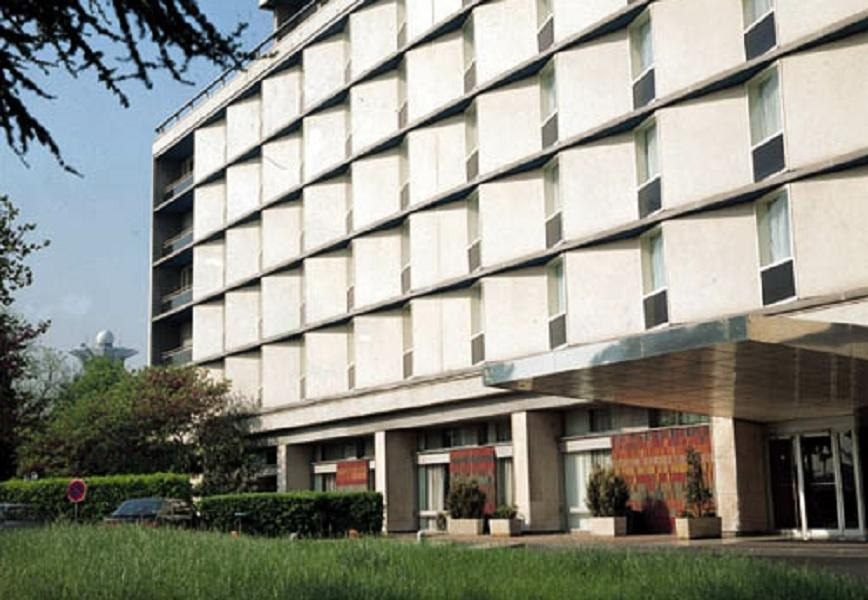
#> input picture data/building.jpg, 868 x 600 px
$ jupyter execute lab04_gradients_canny_morphology.ipynb   (older library calls are emulated)
#> lines starting #> are read from the running program, lines starting #| are printed output that depends on the picture
# Лабораторная работа №4. Градиент, Laplacian, Canny и морфология

Условие — в [методичке](CSE5382_15_лабораторных_работ_математические_методы_in_CV.md), раздел «Лабораторная работа №4».

**Данные.** `data/building.jpg` (пример OpenCV) для градиентов и Canny; бинарная маска с мелким шумом генерируется в ноутбуке.

## 1. О чём эта работа

### Знакомый пример

Обведите карандашом контуры предметов на фотографии. Вы проводите линию там, где цвет резко меняется: край стола на фоне стены, оконная рама на фоне неба. Там, где цвет меняется плавно (тень на стене), линию вы не проводите. Детектор границ делает то же самое — ищет места резкого изменения яркости.

### Основная идея

«Насколько быстро меняется яркость» — это **производная**. В школьной физике скорость — производная пути по времени; здесь вместо времени координата пикселя. Картинка двумерная, поэтому производных две: по горизонтали и по вертикали. Вместе они образуют стрелку — **градиент**: она показывает, в какую сторону яркость растёт быстрее всего, а её длина — насколько быстро.

### Понятия

- **Производная по $x$**, $I_x$ — разность яркостей соседних пикселей по горизонтали. У пикселей нет «бесконечно малого шага», поэтому используют **центральную разность**: $I_x\approx\frac{I[x+1]-I[x-1]}{2}$ — правый сосед минус левый, делённые на расстояние между ними (2 пикселя).
- **Градиент** $\nabla I=(I_x,I_y)$ — вектор из двух производных. Направлен поперёк границы, от тёмного к светлому.
- **Magnitude** $|\nabla I|$ — длина градиента, «сила границы».
- **Orientation** $\theta$ — угол градиента.
- **Вторая производная** — производная от производной: показывает, как меняется само изменение. **Лапласиан** $\nabla^2I=I_{xx}+I_{yy}$ — сумма вторых производных по обеим осям. На границе первая производная имеет максимум, а вторая проходит через ноль.
- **Canny** — алгоритм из четырёх шагов: сгладить → найти градиент → оставить в каждой «гряде» только гребень (**non-maximum suppression**, утоньшение до 1 пикселя) → оставить сильные границы и те слабые, что с ними соединены (**гистерезис** с двумя порогами: `high` — «точно граница», `low` — «возможно, граница»).
- **Бинарная маска** — картинка из нулей и единиц: «объект / фон».
- **Морфология** — операции над формой областей маски. **Structuring element** — маленький шаблон (у нас квадрат 3×3), которым «ощупывают» маску.
  - **Erosion** (эрозия): пиксель остаётся 1, только если шаблон целиком помещается в объект. Объекты худеют на слой, мелкие точки исчезают.
  - **Dilation** (дилатация): пиксель становится 1, если шаблон хоть краем задевает объект. Объекты толстеют.

### Формулы

$$|\nabla I|=\sqrt{I_x^2+I_y^2},\qquad \theta=\mathrm{atan2}(I_y,\,I_x),\qquad \nabla^2I=I_{xx}+I_{yy}$$

`atan2(y, x)` — арктангенс, который смотрит на знаки обоих аргументов и возвращает угол в полном диапазоне от −180° до 180°.

[cell 1]
import cv2
import numpy as np
import sympy as sp
import matplotlib.pyplot as plt

np.set_printoptions(precision=4, suppress=True)
plt.rcParams.update({"figure.dpi": 80, "image.cmap": "gray"})

IMAGE_PATH = "data/building.jpg"
CANNY_PAIRS = [(20, 60), (50, 150), (100, 200), (150, 300)]
rng = np.random.default_rng(0)

## 2. Вопрос 1 — magnitude и угол

> Для Gx=160, Gy=80 найдите magnitude и угол градиента.

**Magnitude** — гипотенуза прямоугольного треугольника с катетами 160 и 80:

$$|G|=\sqrt{160^2+80^2}=\sqrt{25600+6400}=\sqrt{32000}\approx178.89$$

Можно вынести общий множитель: $80\sqrt{2^2+1^2}=80\sqrt5\approx178.89$.

**Угол:** $\theta=\mathrm{atan2}(80,160)=\arctan(0.5)\approx26.565°$.

**Смысл.** По горизонтали яркость меняется вдвое быстрее, чем по вертикали, поэтому стрелка градиента наклонена к горизонтали всего на 26.6°. Граница перпендикулярна градиенту — она идёт под углом ≈116.6°, то есть почти вертикально с небольшим наклоном.

[cell 2]
Gx, Gy = 160.0, 80.0
print("|G| =", round(np.hypot(Gx, Gy), 3), " = 80·√5 =", round(80 * np.sqrt(5), 3))
print("θ   =", round(np.degrees(np.arctan2(Gy, Gx)), 3), "°")
print("направление границы:", round(np.degrees(np.arctan2(Gy, Gx)) + 90, 3), "°")
print("\nпочему atan2, а не arctan(Gy/Gx):")
for gx, gy in [(160, 80), (-160, -80), (-160, 80), (0, 80)]:
    naive = np.degrees(np.arctan(gy / gx)) if gx != 0 else float("nan")
    print(f"  G=({gx:5},{gy:4}): arctan(Gy/Gx) = {naive:8.3f}°   atan2 = {np.degrees(np.arctan2(gy, gx)):8.3f}°")

**Итог вопроса 1:** $|G|\approx178.89$, $\theta\approx26.57°$.

Таблица выше — к первому вопросу защиты: градиенты (160, 80) и (−160, −80) направлены в противоположные стороны, но отношение $G_y/G_x$ у них одинаковое, и `arctan` их не различает. При $G_x=0$ деление вообще невозможно.

## 3. Вопрос 2 — градиент и лапласиан функции

> Для $I(x,y)=3x^2+2xy+4y^2$ найдите ∇I и ∇²I. Объясните, почему вторая производная сильнее усиливает шум.

**Правило.** Частная производная по $x$ считается так, будто $y$ — обычное число.

**Первые производные:**

- $I_x$: от $3x^2$ получаем $6x$; от $2xy$ — $2y$ (здесь $y$ — коэффициент при $x$); от $4y^2$ — 0 (нет $x$). Итого $I_x=6x+2y$.
- $I_y$: от $3x^2$ — 0; от $2xy$ — $2x$; от $4y^2$ — $8y$. Итого $I_y=2x+8y$.

$$\nabla I=(6x+2y,\ 2x+8y)$$

**Вторые производные:** $I_{xx}=\partial(6x+2y)/\partial x=6$, $I_{yy}=\partial(2x+8y)/\partial y=8$.

$$\nabla^2I=6+8=14$$

**Смысл.** Функция — «чаша» (параболоид). Градиент в разных точках разный и указывает от дна чаши наружу. Лапласиан постоянен и положителен: чаша везде одинаково выпукла вниз.

**Почему вторая производная сильнее усиливает шум.** Возьмём самый быстрый шум — чередование $+\varepsilon,-\varepsilon,+\varepsilon,\dots$ Первая разность соседей $(x[n+1]-x[n])$ даёт $\pm2\varepsilon$ — шум удвоился. Вторая разность $(x[n+1]-2x[n]+x[n-1])$ даёт $\pm4\varepsilon$ — учетверился. В общем виде: производная волны $\sin(\omega x)$ равна $\omega\cos(\omega x)$ — амплитуда умножилась на частоту $\omega$; вторая производная умножает на $\omega^2$. Шум — это высокие частоты (большие $\omega$), а полезный сигнал в основном низкие, поэтому каждое дифференцирование ухудшает отношение сигнал/шум, и второе — ещё сильнее.

[cell 3]
x, y = sp.symbols("x y")
I_sym = 3 * x ** 2 + 2 * x * y + 4 * y ** 2
Ix_s, Iy_s = sp.diff(I_sym, x), sp.diff(I_sym, y)
print("I_x =", Ix_s, "   I_y =", Iy_s)
print("I_xx =", sp.diff(I_sym, x, 2), "  I_yy =", sp.diff(I_sym, y, 2), "  ∇²I =", sp.diff(I_sym, x, 2) + sp.diff(I_sym, y, 2))

# численная проверка тем же способом, которым будем считать производные изображения
xs, ys = np.meshgrid(np.arange(-5, 6, dtype=float), np.arange(-5, 6, dtype=float))
F = 3 * xs ** 2 + 2 * xs * ys + 4 * ys ** 2
Fx = (F[:, 2:] - F[:, :-2]) / 2
lap = F[1:-1, 2:] + F[1:-1, :-2] + F[2:, 1:-1] + F[:-2, 1:-1] - 4 * F[1:-1, 1:-1]
print("центральная разность I_x совпадает с 6x+2y:", np.allclose(Fx, (6 * xs + 2 * ys)[:, 1:-1]))
print("дискретный лапласиан во всех точках:", np.unique(lap))

# усиление шума: чистый белый шум σ=1 через первую и вторую разность
noise = rng.normal(0, 1, (400, 400))
d1 = (noise[:, 2:] - noise[:, :-2]) / 2
d2 = noise[1:-1, 2:] + noise[1:-1, :-2] + noise[2:, 1:-1] + noise[:-2, 1:-1] - 4 * noise[1:-1, 1:-1]
print(f"\nstd шума на входе 1.00 → после центральной разности {d1.std():.3f} (теория √(1/2)={np.sqrt(0.5):.3f})")
print(f"                      → после лапласиана        {d2.std():.3f} (теория √20={np.sqrt(20):.3f})")

**Итог вопроса 2:** $\nabla I=(6x+2y,\ 2x+8y)$, $\nabla^2I=14$.

Последние две строки вывода: шум с $\sigma=1$ после центральной разности стал даже слабее (0.71 — это разность двух отсчётов, делённая на 2), а после лапласиана — в 4.5 раза сильнее. Теоретические значения получаются из суммы квадратов коэффициентов ядра: для $[-\frac12,0,\frac12]$ это $\frac14+\frac14=\frac12$, для лапласиана $1+1+1+1+16=20$.

## 4. Задание 3 — код и эксперимент

### Шаги 1–3. Grayscale float, центральные разности, magnitude и orientation

В массиве изображения первый индекс — строка (ось $y$, вниз), второй — столбец (ось $x$, вправо). Поэтому $I_x$ — разность вдоль второго индекса. На крайних столбцах и строках у пикселя нет одного из соседей, там оставляем нули.

[cell 4]
gray = cv2.imread(IMAGE_PATH, cv2.IMREAD_GRAYSCALE).astype(np.float64)
print("shape:", gray.shape, "dtype:", gray.dtype)
#| shape: (600, 868) dtype: float64

Ix = np.zeros_like(gray)
Iy = np.zeros_like(gray)
Ix[:, 1:-1] = (gray[:, 2:] - gray[:, :-2]) / 2.0     # правый сосед минус левый
Iy[1:-1, :] = (gray[2:, :] - gray[:-2, :]) / 2.0     # нижний сосед минус верхний
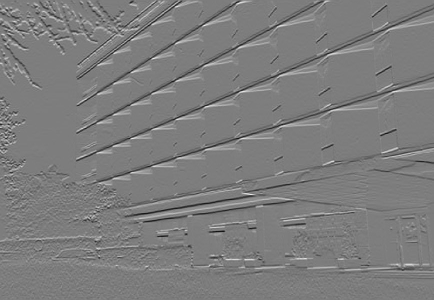
#> Iy: shape (600, 868) float64 (shown at 1/2 size); min -93, max 96, mean -0.2; drawn with min black and max white
mag = np.hypot(Ix, Iy)
ang = np.arctan2(Iy, Ix)
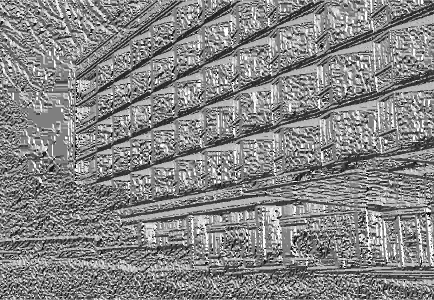
#> ang: shape (600, 868) float64 (shown at 1/2 size); min -3.14, max 3.14, mean 0.162; drawn with min black and max white

print("диапазон Ix:", Ix.min(), Ix.max(), "  максимум magnitude:", round(mag.max(), 2))
#| диапазон Ix: -94.0 96.5   максимум magnitude: 105.12

fig, ax = plt.subplots(1, 4, figsize=(17, 3.6))
ax[0].imshow(gray); ax[0].set_title("Исходное")
ax[1].imshow(Ix, cmap="seismic", vmin=-80, vmax=80); ax[1].set_title("Ix: вертикальные границы")
ax[2].imshow(Iy, cmap="seismic", vmin=-80, vmax=80); ax[2].set_title("Iy: горизонтальные границы")
ax[3].imshow(mag, vmax=80); ax[3].set_title("Magnitude")
for a in ax: a.axis("off")
plt.tight_layout(); plt.show()

# ориентация имеет смысл только там, где градиент заметен
strong = mag > 30
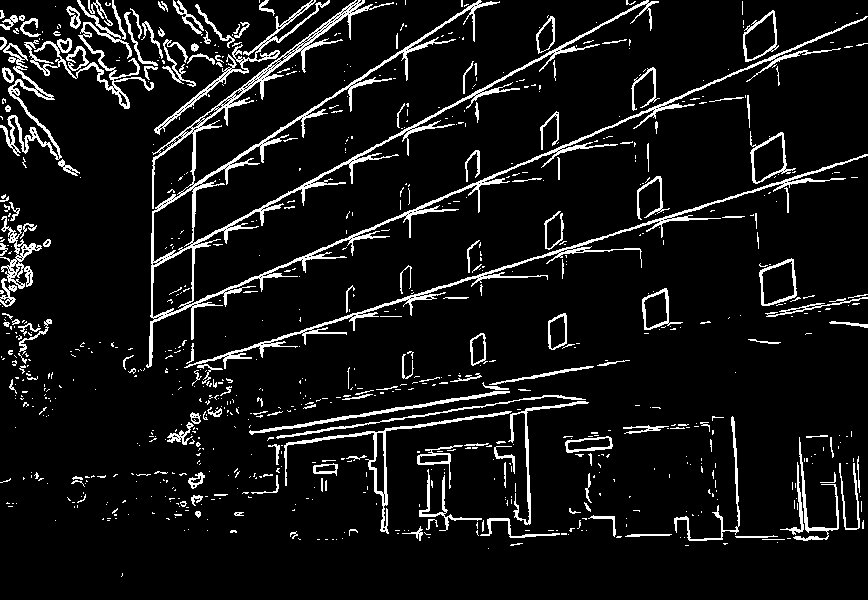
#> strong: shape (600, 868) bool; 8.2% white in thin lines or dots
plt.figure(figsize=(6, 3))
plt.hist(np.degrees(ang[strong]), bins=72, color="gray")
plt.title("Ориентация градиента на сильных границах"); plt.xlabel("θ, градусы"); plt.ylabel("число пикселей"); plt.show()

На гистограмме ориентаций пики около 0°/±180° и ±90°: у здания почти все границы вертикальные и горизонтальные, значит градиенты — горизонтальные и вертикальные.

### Шаг 4. Сравнение с `cv2.Sobel`

Ядро Собеля для $I_x$:

$$\begin{bmatrix}-1&0&1\\-2&0&2\\-1&0&1\end{bmatrix}=\begin{bmatrix}1\\2\\1\end{bmatrix}\cdot\begin{bmatrix}-1&0&1\end{bmatrix}$$

Оно сепарабельно (см. лабораторную 3): строка $[-1,0,1]$ — это наша центральная разность без деления на 2, столбец $[1,2,1]$ — сглаживание поперёк. Поэтому:

- Собель в **8 раз больше** по масштабу ($2\times4$): разность без деления на 2 и сумма весов сглаживания 4;
- Собель равен центральной разности, сглаженной по вертикали ядром $[1,2,1]/4$, умноженной на 8.

Проверим обе вещи на внутренней области (без граничных пикселей).

[cell 5]
sob_x = cv2.Sobel(gray, cv2.CV_64F, 1, 0, ksize=3)
sob_y = cv2.Sobel(gray, cv2.CV_64F, 0, 1, ksize=3)
inner = (slice(2, -2), slice(2, -2))

def compare(a, b, name):
#> called with name = 'Ix (центр. разность) vs Sobel/8'
    d = np.abs(a[inner] - b[inner])
    print(f"{name:52}: MAE = {d.mean():8.4f}, max = {d.max():8.4f}, корреляция = {np.corrcoef(a[inner].ravel(), b[inner].ravel())[0, 1]:.4f}")
#| Ix (центр. разность) vs Sobel/8                     : MAE =   0.6296, max =  25.5000, корреляция = 0.9943

compare(Ix, sob_x / 8, "Ix (центр. разность) vs Sobel/8")
compare(Iy, sob_y / 8, "Iy (центр. разность) vs Sobel/8")
#| Iy (центр. разность) vs Sobel/8                     : MAE =   0.5610, max =  29.0000, корреляция = 0.9968

# сглаживаем свою производную поперёк направления дифференцирования → должен получиться Sobel/8 точно
Ix_s = np.zeros_like(Ix); Ix_s[1:-1] = (Ix[:-2] + 2 * Ix[1:-1] + Ix[2:]) / 4
Iy_s = np.zeros_like(Iy); Iy_s[:, 1:-1] = (Iy[:, :-2] + 2 * Iy[:, 1:-1] + Iy[:, 2:]) / 4
compare(Ix_s, sob_x / 8, "Ix, сглаженная [1,2,1]/4 по вертикали vs Sobel/8")
#| Ix, сглаженная [1,2,1]/4 по вертикали vs Sobel/8    : MAE =   0.0000, max =   0.0000, корреляция = 1.0000
#| Iy, сглаженная [1,2,1]/4 по горизонтали vs Sobel/8  : MAE =   0.0000, max =   0.0000, корреляция = 1.0000
compare(Iy_s, sob_y / 8, "Iy, сглаженная [1,2,1]/4 по горизонтали vs Sobel/8")

Несглаженная центральная разность отличается от Собеля на несколько уровней яркости, но корреляция близка к 1: это одна и та же производная, только Собель дополнительно усредняет три соседние строки и тем самым подавляет шум. После того же сглаживания совпадение точное.

### Шаги 5–6. Canny с разными порогами

Для каждой пары порогов считаем долю edge-пикселей и число **связных компонент** — отдельных кусков границы (пиксели считаются соединёнными, если касаются стороной или углом). Много коротких компонент — признак шума или разорванных контуров.

[cell 6]
gray_u8 = gray.astype(np.uint8)
canny_res = {}
print(f"{'Canny low':>10}{'Canny high':>12}{'Edge pixels, %':>16}{'Components':>12}{'Средняя длина, px':>20}")
for lo, hi in CANNY_PAIRS:
    e = cv2.Canny(gray_u8, lo, hi)
    n_comp = cv2.connectedComponents(e, connectivity=8)[0] - 1      # минус фон
    pct = 100 * (e > 0).mean()
    canny_res[(lo, hi)] = e
    print(f"{lo:10d}{hi:12d}{pct:16.2f}{n_comp:12d}{(e > 0).sum() / n_comp:20.1f}")
#> this loop made 4 passes
#> (n_comp, pct) on passes 1 to 4: (3240, 18.81), (1049, 11.71), (814, 8.25), (437, 5.64)
#> (printed output is left out)
#> pass 1, `e = cv2.Canny(gray_u8, lo, hi)`:
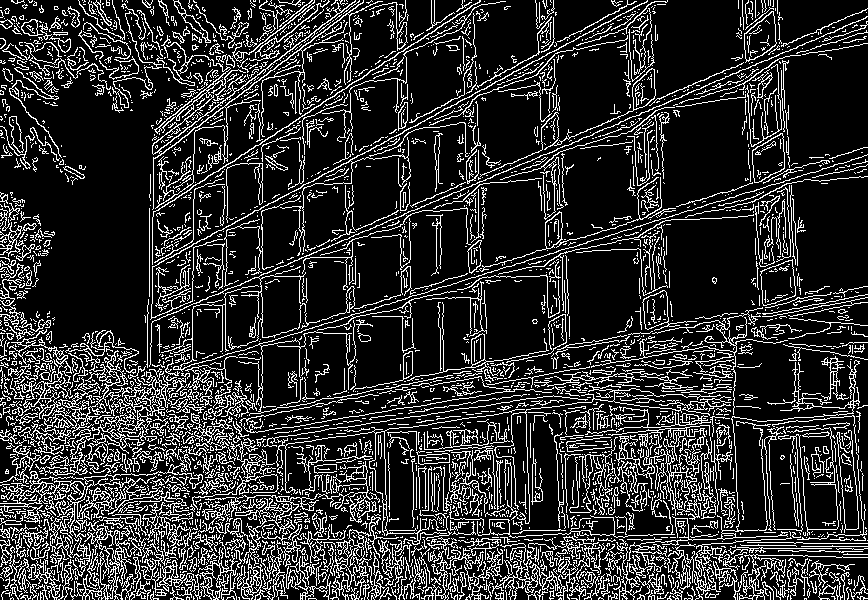
#> e: shape (600, 868); 18.8% white in thin lines or dots
#> after the loop:
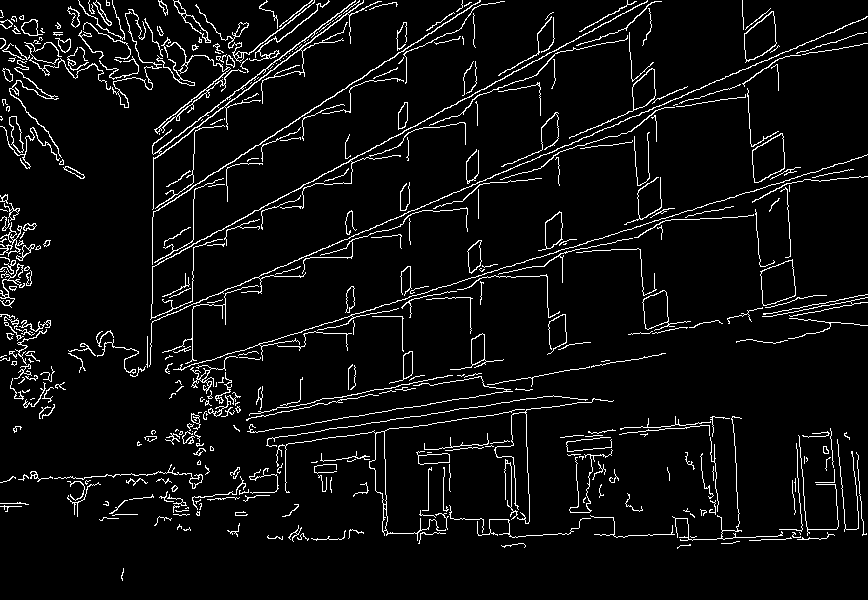
#> e: shape (600, 868); 5.6% white in thin lines or dots
#> after the loop, canny_res = 4 items

fig, ax = plt.subplots(1, 4, figsize=(17, 3.4))
for a, ((lo, hi), e) in zip(ax, canny_res.items()):
    a.imshow(e); a.set_title(f"Canny {lo}/{hi}"); a.axis("off")
#> this loop made 4 passes
#> (lo, hi) on passes 1 to 4: (20, 60), (50, 150), (100, 200), (150, 300)
plt.tight_layout(); plt.show()

### Шаги 7–9. Бинарная маска с шумом и собственная эрозия

Маска: два крупных объекта (прямоугольник и круг), тонкая линия шириной 1 пиксель и россыпь шумовых точек.

**Условие эрозии:** выходной пиксель равен 1 только если **все девять** пикселей окна 3×3 вокруг него равны 1. Хватит одного нуля в окне — и на выходе 0.

**Граница маски.** За краем картинки `cv2.erode` по умолчанию считает пиксели «не мешающими» эрозии (как будто там единицы). Чтобы совпасть с OpenCV, дополняем маску единицами.

Реализаций две: с явным двойным циклом (читается как определение) и векторная — логическое И девяти сдвинутых копий маски.

[cell 7]
Hm, Wm = 200, 300
mask = np.zeros((Hm, Wm), np.uint8)
cv2.rectangle(mask, (30, 40), (130, 150), 1, -1)
cv2.circle(mask, (220, 100), 45, 1, -1)
cv2.line(mask, (20, 180), (280, 175), 1, 1)                  # тонкая линия шириной 1 px
mask[rng.random((Hm, Wm)) < 0.01] = 1                         # шум: 1 % одиночных точек
mask[:, 0] = 0; mask[0, :] = 0

def erode3_loop(m):
    """Эрозия 3×3: 1 только если всё окно 3×3 принадлежит объекту."""
    p = np.pad(m, 1, constant_values=1)
    out = np.zeros_like(m)
    for i in range(m.shape[0]):
        for j in range(m.shape[1]):
            out[i, j] = 1 if p[i:i + 3, j:j + 3].all() else 0
    return out

def erode3(m):
    p = np.pad(m, 1, constant_values=1).astype(bool)
    out = np.ones(m.shape, bool)
    for di in range(3):
        for dj in range(3):
            out &= p[di:di + m.shape[0], dj:dj + m.shape[1]]
    return out.astype(np.uint8)

def dilate3(m):
    p = np.pad(m, 1, constant_values=0).astype(bool)
    out = np.zeros(m.shape, bool)
    for di in range(3):
        for dj in range(3):
            out |= p[di:di + m.shape[0], dj:dj + m.shape[1]]
    return out.astype(np.uint8)

kernel = np.ones((3, 3), np.uint8)
er_loop, er_vec, er_cv = erode3_loop(mask), erode3(mask), cv2.erode(mask, kernel)
print("цикл vs векторная, XOR:", int((er_loop ^ er_vec).sum()))
print("своя vs cv2.erode, XOR:", int((er_vec ^ er_cv).sum()), "пикселей различаются")
print("своя dilate vs cv2.dilate, XOR:", int((dilate3(mask) ^ cv2.dilate(mask, kernel)).sum()))

opened = dilate3(erode3(mask))           # opening = эрозия, затем дилатация
def n_comp(m): return cv2.connectedComponents(m, connectivity=8)[0] - 1
print(f"\n{'маска':22}{'площадь':>9}{'компонент':>11}")
for name, m in [("исходная", mask), ("erosion", er_vec), ("dilation", dilate3(mask)), ("opening", opened)]:
    print(f"{name:22}{int(m.sum()):9d}{n_comp(m):11d}")
#> this loop made 4 passes
#| исходная                  18248        388
#| erosion                   16796          2
#> (further printed lines are left out)

fig, ax = plt.subplots(1, 4, figsize=(16, 3))
for a, (name, m) in zip(ax, [("Исходная маска", mask), ("Erosion 3×3 (своя)", er_vec), ("XOR с cv2.erode", er_vec ^ er_cv), ("Opening = erosion → dilation", opened)]):
    a.imshow(m, vmin=0, vmax=1); a.set_title(name); a.axis("off")
plt.tight_layout(); plt.show()

Картинка XOR чёрная — различий с OpenCV нет. Эрозия убрала все шумовые точки (ни одна не выдерживает проверки «всё окно 3×3 заполнено»), а opening вернул крупным объектам исходный размер.

## 5. Неудачные случаи

**Морфология.** Тонкая линия шириной 1 пиксель исчезла вместе с шумом: эрозия не отличает «шум» от «тонкого объекта», она знает только размер. Opening её не восстановил — дилатации нечего расширять. Это видно в таблице по площади и на последней картинке.

**Canny на зашумлённом изображении.** Добавим гауссов шум и запустим Canny с теми же порогами.

[cell 8]
noisy = np.clip(gray + rng.normal(0, 25, gray.shape), 0, 255).astype(np.uint8)
print(f"{'пороги':>10}{'чистое: % / компонент':>26}{'шум σ=25: % / компонент':>28}{'шум + Gaussian σ=2':>24}")
blurred = cv2.GaussianBlur(noisy, (0, 0), 2)
for lo, hi in CANNY_PAIRS:
    row = []
    for im in (gray_u8, noisy, blurred):
        e = cv2.Canny(im, lo, hi)
        row.append(f"{100 * (e > 0).mean():.2f} / {cv2.connectedComponents(e, connectivity=8)[0] - 1}")
    print(f"{f'{lo}/{hi}':>10}{row[0]:>26}{row[1]:>28}{row[2]:>24}")

fig, ax = plt.subplots(1, 3, figsize=(15, 3.6))
ax[0].imshow(cv2.Canny(noisy, 50, 150)); ax[0].set_title("Шум σ=25, Canny 50/150: границы из шума")
ax[1].imshow(cv2.Canny(noisy, 150, 300)); ax[1].set_title("Шум σ=25, Canny 150/300")
ax[2].imshow(cv2.Canny(blurred, 20, 60)); ax[2].set_title("Сначала Gaussian σ=2, потом Canny 20/60")
for a in ax: a.axis("off")
plt.tight_layout(); plt.show()
#> after `plt.tight_layout()`:
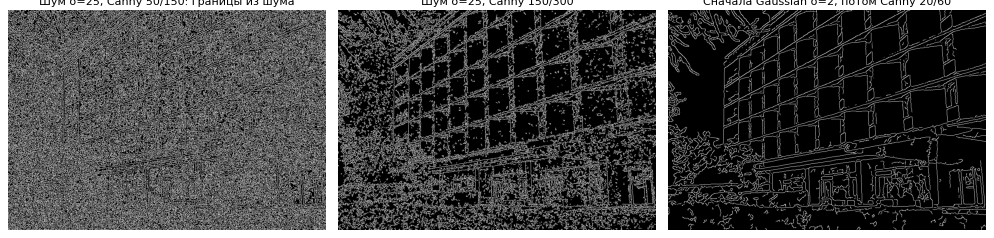
#> figure drawn by matplotlib, 3 panels
